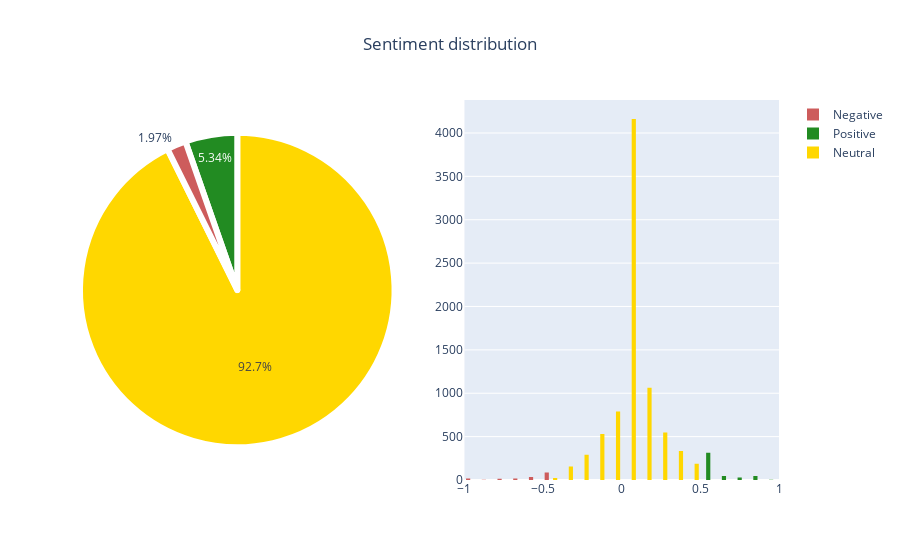

Notebook cell for this chart:
### Code cell
fig = make_subplots(rows=1, cols=2, specs=[[{"type": "pie"}, {"type": "histogram"}]]) #Making two plots

colors=['forestgreen','gold','indianred'] #Setting the color
labels = 'Positive', 'Neutral', 'Negative' #Setting the labels
values = [count_pos, count_neu, count_neg] #Stating the values for the pie plot

#Plotting the pie plot
fig.add_trace(go.Pie(labels=labels, values=values,name="",showlegend=False,
                     marker=dict(colors=colors,line=dict(color='#ffffff', width=6))),
     row=1, col=1)


#Plotting the histogram(negative)
fig.add_trace(go.Histogram(x=df.loc[df['polarity']=='Negative']['polarityScore'],
                           name="Negative",marker=dict(color="indianred"),xbins=dict(
        start=-1.0,
        end=1,
        size=0.1)),row=1, col=2)
#Plotting the histogram(positive)
fig.add_trace(go.Histogram(x=df.loc[df['polarity']=='Positive']['polarityScore'],
                           name="Positive",marker=dict(color="forestgreen"),xbins=dict(
        start=-1.0,
        end=1,
        size=0.1)),row=1, col=2)
#Plotting the histogram(neutral)
fig.add_trace(go.Histogram(x=df.loc[df['polarity']=='Neutral']['polarityScore'],
                           name="Neutral",marker=dict(color="gold"),xbins=dict(
        start=-1.0,
        end=1,
        size=0.1)),row=1, col=2)
fig.update_layout(hovermode="x unified",title_text='Sentiment distribution ',title_x=0.5) # title of plot)

config = {'displayModeBar': False}

fig.show(config=config)

### Figure 1 — Plotly figure (JSON) as saved in the notebook; plotly's stock layout.template omitted (floating-point values rounded to 4 significant figures; data arrays with more than 128 entries replaced by an {"elided": "..."} marker saying what was removed)
{"data": [{"domain": {"x": [0, 0.45], "y": [0, 1]}, "labels": ["Positive", "Neutral", "Negative"], "marker": {"colors": ["forestgreen", "gold", "indianred"], "line": {"color": "#ffffff", "width": 6}}, "name": "", "showlegend": false, "type": "pie", "values": [466, 8082, 172]}, {"marker": {"color": "indianred"}, "name": "Negative", "type": "histogram", "x": {"elided": "172 float values"}, "xaxis": "x", "xbins": {"end": 1, "size": 0.1, "start": -1}, "yaxis": "y"}, {"marker": {"color": "forestgreen"}, "name": "Positive", "type": "histogram", "x": {"elided": "466 float values"}, "xaxis": "x", "xbins": {"end": 1, "size": 0.1, "start": -1}, "yaxis": "y"}, {"marker": {"color": "gold"}, "name": "Neutral", "type": "histogram", "x": {"elided": "8082 float values"}, "xaxis": "x", "xbins": {"end": 1, "size": 0.1, "start": -1}, "yaxis": "y"}], "layout": {"hovermode": "x unified", "title": {"text": "Sentiment distribution ", "x": 0.5}, "xaxis": {"anchor": "y", "domain": [0.55, 1]}, "yaxis": {"anchor": "x", "domain": [0, 1]}}}
